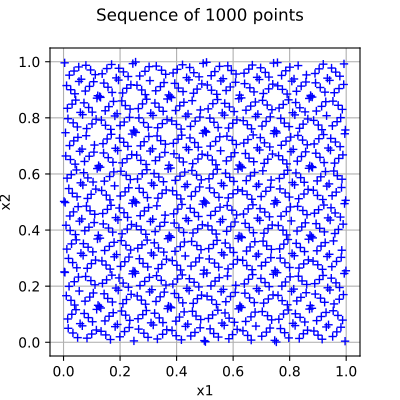

The script that drew this image:
import openturns as ot
from matplotlib import pyplot as plt
from openturns.viewer import View

# Generate points with the given sequence
sequence = ot.SobolSequence(2)
sample = sequence.generate(1000)

# Create the graph
graph = ot.Graph("", "x1", "x2", True, "")
cloud = ot.Cloud(sample)
graph.add(cloud)

# Draw the graph
fig = plt.figure(figsize=(4, 4))
plt.suptitle("Sequence of 1000 points")
axis = fig.add_subplot(111)
View(graph, figure=fig, axes=[axis], add_legend=False)
axis.set_xlim(auto=True)
